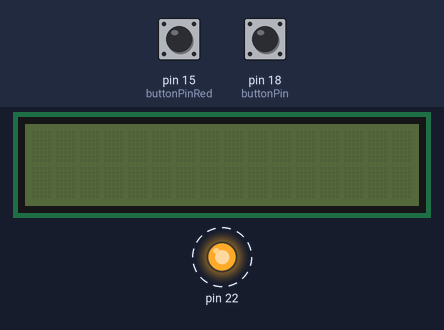
The program below on a simulated Raspberry Pi (header pin numbers). Shown: 16×2 character LCD, output pins drawn as LEDs (lit = HIGH). Dashed ring = blinking. The inputs (shaded band) are chosen by the test bench; at power-on: pin 15 (buttonPinRed) HIGH, pin 18 (buttonPin) HIGH. The run ends when the program shuts the computer down; library files of the repository ran but are not shown: PCF8574.py, Adafruit_LCD1602.py; what the program prints to the terminal is not drawn. At 7.5 s the program puts the board to deep sleep or switches it off; the recording ends there.

Above: at 1.2 s.
1.3 s: pin 15 (buttonPinRed) pulled LOW for 0.15 s
At 1.7 s:
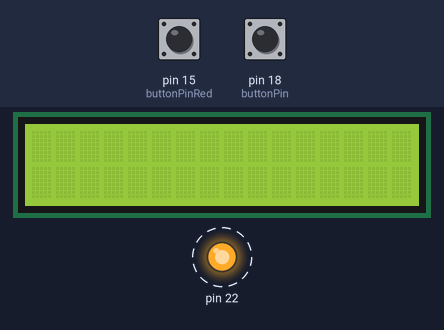
At 4.0 s:
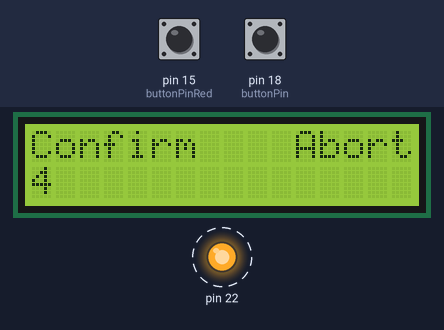
4.4 s: pin 18 (buttonPin) pulled LOW for 0.15 s
At 6.2 s:
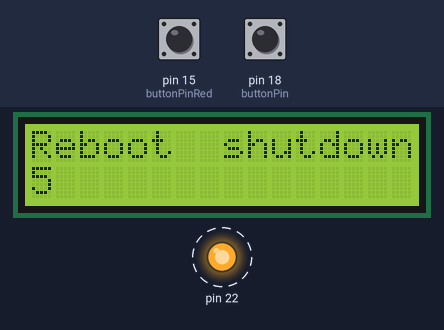
7.5 s: pin 15 (buttonPinRed) driven LOW and pin 18 (buttonPin) driven LOW
Timing chart, 0 to 7.5 s (numbered marks = the images above; inputs shaded):
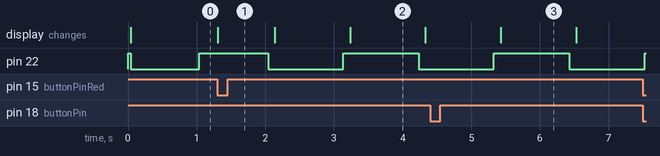

Measured:
- after the input at 1.3 s, the display: changes at once (image 1)
- after the input at 4.4 s, the display: changes after 1.0 s (image 3)
- what the display in image 2 shows lasts 1.1 s, from 3.2 s to 4.3 s

The program:

MonEcranLCD.py
```python
from PCF8574 import PCF8574_GPIO
from Adafruit_LCD1602 import Adafruit_CharLCD

#from time import sleep, strftime
from datetime import datetime
import RPi.GPIO as GPIO
import time
import Freenove_DHT as DHT
import os

GPIO.setwarnings(False)                                               # Mettre sur OFF les alertes (qui sont inutiles)
GPIO.setmode(GPIO.BOARD)                                                # BCM : Numero des GPIO (GPIO 18)
GPIO.setup(22, GPIO.OUT)                                              # Definition du port en sortie
GPIO.output(22, True)                                             # Mise a zero du GPIO 18 (GND)

state_LED_Green = True
DHTPin = 11     #define the pin of DHT11
buttonPin = 18	# define the buttonPin-GPIO24
buttonPinRed = 15	# define the buttonPin-GPIO24
TempCPU = 0.0
TempExt = 0.0
HumExt = 0.0
state_LCD = False
old_state_LCD = False
state_Red = 0
state_Red_counter = 0
mcp = 0
lcd = 0
LedOnCounter  = 0
dht = DHT.DHT(DHTPin)   #create a DHT class object

def get_cpu_temp():     # get CPU temperature and store it into file "/sys/class/thermal/thermal_zone0/temp"
    tmp = open('/sys/class/thermal/thermal_zone0/temp')
    cpu = tmp.read()
    tmp.close()
    return '{:.1f}'.format( float(cpu)/1000 ) + ' C'

def get_time_now():     # get system time
    return datetime.now().strftime('    %H:%M:%S')

def destroy_LCD():
    global lcd
    global mcp
    lcd.clear()
    mcp.output(3,0)     # turn off LCD backlight

def buttonEvent(channel):
    global state_LCD
    global state_Red
    global state_Red_counter
    #print('buttonEvent GPIO %d' %(channel))

    if (state_Red == 0):
        state_LCD = not state_LCD
        if state_LCD :
            print('Turn on LCD Green... ')
        else :
            print('Turn off LCD Green... ')
    elif(state_Red == 1):
        state_Red = 2
        state_Red_counter = 0
    elif(state_Red == 2):
        state_Red = 3
        state_Red_counter = 0

def buttonRedEvent(channel):
    global state_Red
    global state_Red_counter
    global state_LCD

    if (state_Red == 0):
        state_Red = 1
        state_Red_counter = 0
        if state_LCD == False:
            allum_LCD()
        lcd.clear()
    elif(state_Red == 1):
        #annulation
        RAZ_red_state()
    elif(state_Red == 2):
        state_Red = 4
        state_Red_counter = 0

def init_btn():
    global state_Red
    global state_Red_counter
    state_Red = 0
    state_Red_counter = 0
    GPIO.setup(buttonPin, GPIO.IN, pull_up_down=GPIO.PUD_UP) # Set buttonPin's mode is input, and pull up to high
    GPIO.add_event_detect(buttonPin,GPIO.FALLING,callback = buttonEvent,bouncetime=300)

    GPIO.setup(buttonPinRed, GPIO.IN, pull_up_down=GPIO.PUD_UP) # Set buttonPin's mode is input, and pull up to high
    GPIO.add_event_detect(buttonPinRed,GPIO.FALLING,callback = buttonRedEvent,bouncetime=300)

def init_DHT():
    dht = DHT.DHT(DHTPin)   #create a DHT class object

def loop_DHT():
    global TempExt
    global dht
    global chk
    global HumExt

    chk = dht.readDHT11()
    if (chk is dht.DHTLIB_OK):
        global TempExt
        TempExt = dht.temperature
        HumExt = dht.humidity
        #print"Humidity : %.2f, \t Temperature : %.2f \n"%(dht.humidity,dht.temperature)

def init_LCD():
    global lcd
    global mcp
    PCF8574_address = 0x27  # I2C address of the PCF8574 chip.
    PCF8574A_address = 0x3F  # I2C address of the PCF8574A chip.
    # Create PCF8574 GPIO adapter.
    try:
        mcp = PCF8574_GPIO(PCF8574_address)
    except:
        try:
            mcp = PCF8574_GPIO(PCF8574A_address)
        except:
            print('I2C Address Error !')
            exit(1)
    # Create LCD, passing in MCP GPIO adapter.
    lcd = Adafruit_CharLCD(pin_rs=0, pin_e=2, pins_db=[4,5,6,7], GPIO=mcp)

def RAZ_red_state():
    global state_LCD
    global old_state_LCD
    global LedOnCounter
    global state_Red
    global state_Red_counter
    global lcd
    state_Red = 0
    state_Red_counter = 0
    lcd.clear()
    state_LCD = True
    old_state_LCD = True
    LedOnCounter = 3540	#pour que l'ecran ne reste allume qu'une minute


def allum_LCD():
    global lcd
    global mcp
    mcp.output(3,1)     # turn on LCD backlight
    lcd.begin(16,2)     # set number of LCD lines and columns

def loop_LCD():
    global lcd
    global mcp
    global TempExt
    lcd.setCursor(0,0)  # set cursor position
    message =  get_cpu_temp() + ' - {:.1f}'.format( float(TempExt)) + ' C'
    lcd.message( message + '\n' )# display CPU temperature
    lcd.message( get_time_now() )   # display the time
    #print(TempExt)
    #print(message)

def loop():
    global state_LCD
    global old_state_LCD
    global LedOnCounter
    global state_Red
    global state_Red_counter
    global lcd
    global state_LED_Green
    global GPIO

    while(True):
        state_LED_Green = not state_LED_Green
        GPIO.output(22, state_LED_Green)                                             # Changement d etat de la LED Verte
        if (state_Red_counter > 5):
            RAZ_red_state()
        if (state_Red > 0):
            state_Red_counter = state_Red_counter + 1
            if state_Red ==1:
                lcd.setCursor(0,0)  # set cursor position
                lcd.message( "Confirm    Abort" + '\n' )# display CPU temperature
                message = "%s" % (6-state_Red_counter)
                lcd.message( message )
            elif state_Red ==2:
                lcd.setCursor(0,0)  # set cursor position
                lcd.message( "Reboot  shutdown" + '\n' )# display CPU temperature
                message = "%s" % (6-state_Red_counter)
                lcd.message( message )
            elif state_Red ==3:
                print('Reboot')
                os.system('sudo reboot')
            elif state_Red ==4:
                print('Shutdown')
                os.system('sudo shutdown -h now')
        else:
            if (LedOnCounter > 3600):
                state_LCD = False
            if (state_LCD == True) and (old_state_LCD == False):
                #Il faut initialiser
                allum_LCD()
            if (state_LCD == True):
                loop_DHT()
                loop_LCD()
                LedOnCounter  = LedOnCounter  + 1
            if ((state_LCD == False) and (old_state_LCD == True)):
                destroy_LCD()
            if (state_LCD == False):
                LedOnCounter  = 0
            old_state_LCD = state_LCD
        time.sleep(1)

if __name__ == '__main__':
    init_LCD()
    init_DHT()
    init_btn()
    try:
        loop()
    except KeyboardInterrupt:
        destroy_LCD()
        GPIO.cleanup()
        exit()
        GPIO.output(25, False)
```
